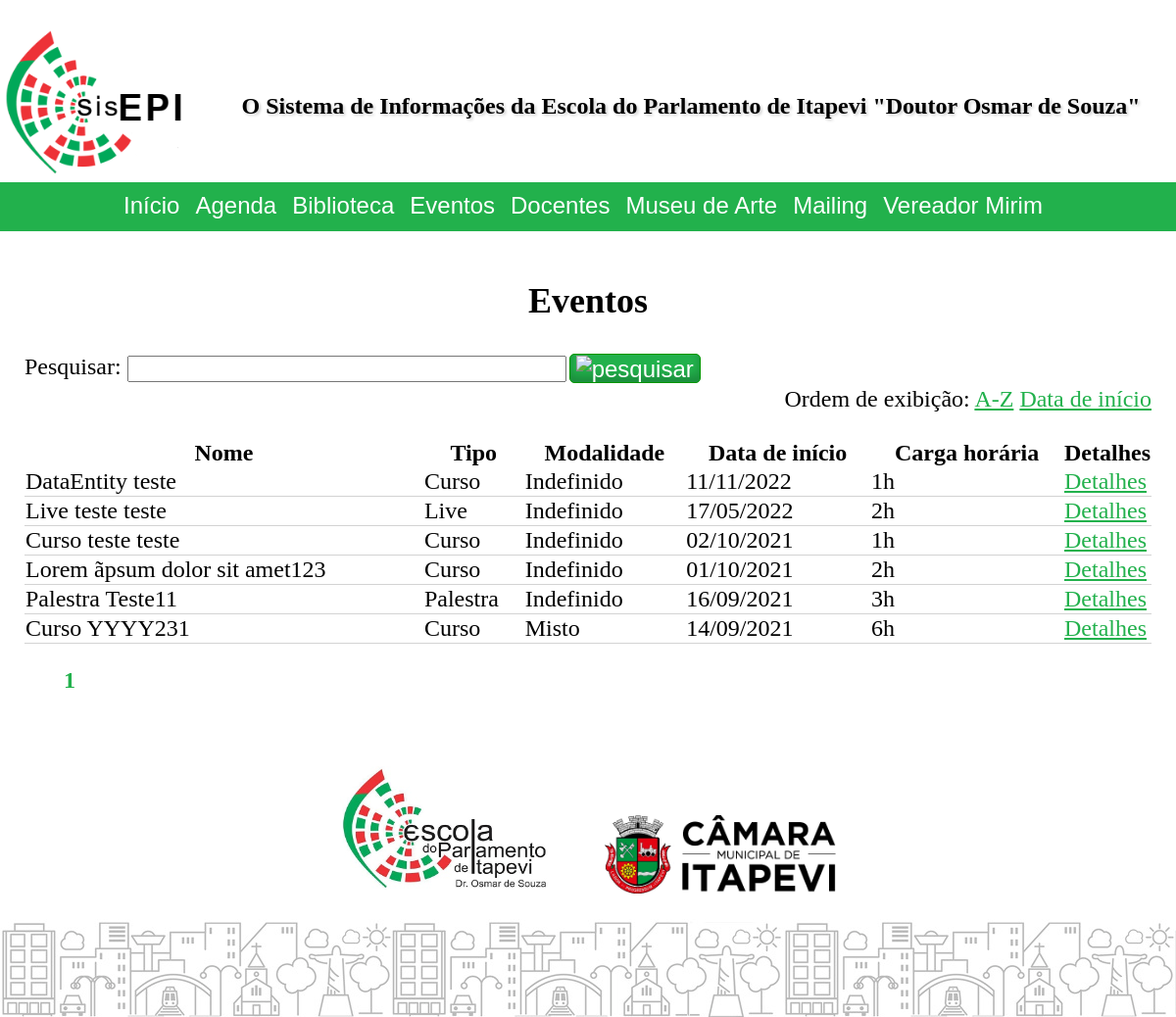
The page /public/index.php?cont=events&action=home on the database its author committed.
### tables this page shows
CREATE TABLE `events` (
  `id` int UNSIGNED NOT NULL,
  `name` varchar(120) DEFAULT 'Evento sem nome',
  `typeId` int NOT NULL,
  `subscriptionListNeeded` tinyint(1) DEFAULT NULL,
  `subscriptionListOpeningDate` date DEFAULT NULL,
  `subscriptionListClosureDate` date DEFAULT NULL,
  `maxSubscriptionNumber` int DEFAULT NULL,
  `allowLateSubscriptions` tinyint(1) NOT NULL DEFAULT '0',
  `posterImageAttachmentFileName` varchar(120) DEFAULT NULL,
  `responsibleForTheEvent` varchar(120) DEFAULT NULL,
  `customInfosJson` json DEFAULT NULL,
  `moreInfos` mediumtext,
  `certificateText` varchar(500) DEFAULT NULL,
  `certificateBgFile` varchar(255) DEFAULT NULL,
  `checklistId` int DEFAULT NULL,
  `surveyTemplateId` int UNSIGNED DEFAULT NULL,
  `subscriptionTemplateId` int NOT NULL
);

CREATE TABLE `enums` (
  `type` varchar(10) NOT NULL,
  `id` int UNSIGNED NOT NULL,
  `value` varchar(120) NOT NULL
);

### public/controller/component/DataGrid.class.php (called while the page is built, shortened)
<?php
class DataGridComponent extends ComponentBase
{
	public function __construct($dataRowsArray = null)
	{
		$this->dataRows = $dataRowsArray;
	}
	public $dataRows;
	public $detailsButtonURL, $editButtonURL, $deleteButtonURL = null;
	public $RudButtonsFunctionParamName = "id";
	public $columnsToHide = [];
	public function render()
	{
		$dataRows = $this->dataRows;
		$columnsToHide = $this->columnsToHide;
		$detailsButtonURL = $this->detailsButtonURL;
		$RudButtonsFunctionParamName = $this->RudButtonsFunctionParamName;
		$view = $this->get_view();
		require($view);
	}
}

### model/SqlSelector.php (called while the page is built, shortened)
<?php
class SqlSelector
{
    private array $selectColumns = [];
    private string $fromTable;
    private array $joins = [];
    private string $groupBy;
    private string $orderBy;
    private string $limit;
    private array $values = [];
    private string $bindParamTypes = "";
    public function setTable($table)
    {
        $this->fromTable = $table;
    }
    public function addSelectColumn($col)
    {
        $this->selectColumns[] = $col;
    }
    public function addJoin($join)
    {
        $this->joins[] = $join;
    }
    public function setGroupBy($groupBy)
    {
        $this->groupBy = $groupBy;
    }
    public function setOrderBy($orderBy)
    {
        $this->orderBy = $orderBy;
    }
    public function setLimit($limit)
    {
        $this->limit = $limit;
    }
    public function addValues(string $bindParamTypes, array $valuesArray)
    {
        $this->bindParamTypes .= $bindParamTypes;
        $this->values = [...$this->values, ...$valuesArray];
    }
    public function run(\mysqli $conn, int $mode = self::RETURN_SINGLE_ASSOC)
    {
        $finalSql = "SELECT " . implode(',', $this->selectColumns) . " FROM " . $this->fromTable . ' ' .
        implode(' ', $this->joins) . ' ';
        if (!empty($this->groupBy))
            $finalSql .= 'GROUP BY ' . $this->groupBy . ' ';
        if (!empty($this->orderBy))
            $finalSql .= 'ORDER BY ' . $this->orderBy . ' ';
        if (!empty($this->limit))
            $finalSql .= 'LIMIT ' . $this->limit . ' ';
        $stmt = $conn->prepare($finalSql);
        if (strlen($this->bindParamTypes) > 0)
            $stmt->bind_param($this->bindParamTypes, ...$this->values);
        $stmt->execute();
        $result = $stmt->get_result();
        $output = null;
        switch ($mode)
        {
            case self::RETURN_ALL_ASSOC:
                $output = $result->num_rows > 0 ? $result->fetch_all(MYSQLI_ASSOC) : [];
                break;
            case self::RETURN_FIRST_COLUMN_VALUE:
            default:
                $output = $result->num_rows > 0 ? $result->fetch_row()[0] : null;
                break;
        }
        return $output;
    }
}

### public/model/Events/Event.php (called while the page is built, shortened)
<?php
class Event extends DataEntity
{
    protected string $databaseTable = 'events';
    public function getMultiplePartially(mysqli $conn, $page, $numResultsOnPage, $_orderBy, $searchKeywords) : array
    {
        $selector = new SqlSelector();
        $selector->addSelectColumn('events.id ');
        $selector->addSelectColumn('events.name ');
        $selector->addSelectColumn('MIN(eventdates.date) AS date ');
        $selector->addSelectColumn("SEC_TO_TIME( SUM( TIME_TO_SEC( TIMEDIFF( endTime, beginTime ) ) ) ) AS 'hours'");
        $selector->addSelectColumn('enums.value AS typeName ');
        $selector->addSelectColumn("(SELECT group_concat(COALESCE(eventlocations.type, 'null')) from eventdates left join eventlocations on eventlocations.id = eventdates.locationId where eventdates.eventId = events.id) as locTypes ");
        $selector->setTable($this->databaseTable);
        $selector->addJoin('INNER JOIN eventdates ON eventdates.eventId = events.id ');
        $selector->addJoin("inner JOIN enums on enums.type = 'EVENT' and enums.id = events.typeId ");
        $selector->setGroupBy("{$this->databaseTable}.id, {$this->databaseTable}.name ");
        switch ($_orderBy)
        {
            case 'date':
            default:
                $selector->setOrderBy('date DESC ');
                break;
        }
		$calc_page = ($page - 1) * $numResultsOnPage;
        $selector->setLimit(' ?,? ');
        $selector->addValues('ii', [ $calc_page, $numResultsOnPage ]);
        $drs = $selector->run($conn, SqlSelector::RETURN_ALL_ASSOC);
        $output = [];
        foreach ($drs as $dr)
        {
            $new = new Event();
            $new->fillPropertiesFromDataRow($dr);
            $output[] = $new;
        }
        return $output;
    }
}

### public/controller/events.controller.php (called while the page is built, shortened)
<?php
final class events extends BaseController
{
	public function home()
	{
		require_once("controller/component/DataGrid.class.php");
		$getter = new \SisEpi\Pub\Model\Events\Event();
		$conn = createConnectionAsEditor();
		try
		{
			$paginatorComponent = new PaginatorComponent($getter->getCount($conn, $_GET['q'] ?? ''), 20);
			$events = $getter->getMultiplePartially($conn,
													$paginatorComponent->pageNum,
													$paginatorComponent->numResultsOnPage,
													$_GET['orderBy'] ?? '',
													$_GET['q'] ?? '');
			$transformRules =
			[
				'id' => fn($e) => $e->id,
				'Nome' => fn($e) => $e->name,
				'Tipo' => fn($e) => $e->getOtherProperties()->typeName,
				'Modalidade' => fn($e) => Data\getEventMode($e->getOtherProperties()->locTypes),
				'Data de início' => fn($e) => date_create($e->getOtherProperties()->date)->format('d/m/Y'),
				'Carga horária' => fn($e) => round(timeStampToHours($e->getOtherProperties()->hours), 1) . 'h'
			];
			$dataGridComponent = new DataGridComponent(Data\transformDataRows($events, $transformRules));
			$dataGridComponent->detailsButtonURL = URL\URLGenerator::generateSystemURL("events", "view", "{param}");
		}
		catch (Exception $e)
		{
			$this->pageMessages[] = $e->getMessage();
		}
		finally { $conn->close(); }
	}
}

### public/includes/URL/URLGenerator.php (called while the page is built, shortened)
<?php
abstract class URLGenerator
{
	public static bool $useFriendlyURL;
	private static function appendQueryString($queryString = null, $directFileAccess = false)
	{
		$qsFinal = "";
		if (!empty($qsFinal))
			return self::$useFriendlyURL || $directFileAccess ? "?$qsFinal" : "&$qsFinal";
		else
			return "";
	}
	public static function generateSystemURL($controller, $action = "home", $id = null, $queryString = null)
	{
		$url = self::$useFriendlyURL ? self::URLBase . "/public/$controller/$action" : self::URLBase . "/public/index.php?cont=$controller&action=$action";
		if (!empty($id))
			$url .= self::$useFriendlyURL ? "/$id" : "&id=$id";
		$url .= self::appendQueryString($queryString);
		return $url;
	}
}

### public/view/component/DataGrid.view.php (the view, shortened to what this page needs)
<?php
if (isset($dataRows[0]))
{
	function formatCellContent($value)
	{
		if ($value instanceof DataGridIcon)
			return $value->generateHTML();
		else
			return nl2br(hsc($value));
	}
?>
<table>
	<thead>
		<tr>
			<?php
			$count = 0;
			foreach ($dataRows[0] as $column => $value)
			{
				$count++;
				if (in_array($column, $columnsToHide) === false)
				{
					echo "<th>" . $column . "</th>";
				}
				if ($count === count($dataRows[0]))
				{
					if (isset($detailsButtonURL) && !isset($columnNameAsDetailsButton)) echo '<th class="shrinkCell">Detalhes</th>';
				}
			}
			?>
		</tr>
	</thead>
	<tbody>
		<?php
		foreach ($dataRows as $row)
		{
			echo "<tr>";
			$count = 0;
			foreach ($row as $column => $value)
			{
				$count++;
				if (in_array($column, $columnsToHide) === false)
				{
					if (isset($columnNameAsDetailsButton) && $columnNameAsDetailsButton === $column)
					{
						echo '<td><a href="' . str_replace("{param}", $row[$RudButtonsFunctionParamName], $detailsButtonURL) . '">' . formatCellContent($value) . '</a></td>';
					}
					else
					{
						echo "<td>" . formatCellContent($value) . "</td>";
					}
				}
				if ($count === count($row))
				{
					if (isset($detailsButtonURL) && !isset($columnNameAsDetailsButton)) echo '<td class="shrinkCell"><a href="' . str_replace("{param}", $row[$RudButtonsFunctionParamName], $detailsButtonURL) .  '">Detalhes</a></td>';
				}
			}
			echo "</tr>";
		}
		?>
	</tbody>
</table>
<?php
}
else
	echo "Não há dados disponíveis.";
?>

### public/sisepi_public.css (style rules this page uses)
body { background-color: white; color: black; font-size: x-large; margin: 0; }
a { color: #22B14C }
table { border-collapse: collapse; width: 100%; }
table td { border-bottom: 1px solid lightgray; }
th.shrinkCell, td.shrinkCell { width: 10px; white-space: nowrap; }

### rows shown on the page
events: name "DataEntity teste", enums.value "Curso", value "Indefinido", value "11/11/2022", value "1h"
events: name "Live teste teste", enums.value "Live", value "Indefinido", value "17/05/2022", value "2h"
events: name "Curso teste teste", enums.value "Curso", value "Indefinido", value "02/10/2021", value "1h"
events: name "Lorem ãpsum dolor sit amet123", enums.value "Curso", value "Indefinido", value "01/10/2021", value "2h"
events: name "Palestra Teste11", enums.value "Palestra", value "Indefinido", value "16/09/2021", value "3h"
events: name "Curso YYYY231", enums.value "Curso", value "Misto", value "14/09/2021", value "6h"

### other values the page prints
$this->subtitle "Eventos"
$column "Nome"
$column "Tipo"
$column "Modalidade"
$column "Data de início"
$column "Carga horária"
$pageNum "1"
